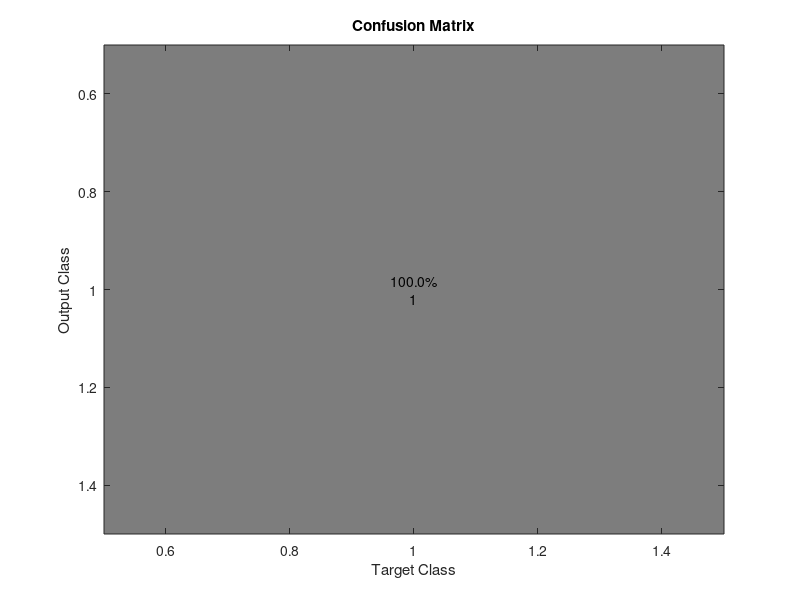

Reproduce this figure in MATLAB. (Note: this script raises an error after producing the figure.)
function plotConfMat(varargin)
%PLOTCONFMAT plots the confusion matrix with colorscale, absolute numbers
%   and precision normalized percentages
%
%   usage: 
%   PLOTCONFMAT(confmat) plots the confmat with integers 1 to n as class labels
%   PLOTCONFMAT(confmat, labels) plots the confmat with the specified labels
%
%   Vahe Tshitoyan
%   20/08/2017
%
%   Arguments
%   confmat:            a square confusion matrix
%   labels (optional):  vector of class labels

% number of arguments
switch (nargin)
    case 0
       confmat = 1;
       labels = {'1'};
    case 1
       confmat = varargin{1};
       labels = 1:size(confmat, 1);
    otherwise
       confmat = varargin{1};
       labels = varargin{2};
end

confmat(isnan(confmat))=0; % in case there are NaN elements
numlabels = size(confmat, 1); % number of labels

% calculate the percentage accuracies
confpercent = 100*confmat./repmat(sum(confmat, 1),numlabels,1);

% plotting the colors
imagesc(confpercent);
title('Confusion Matrix');
ylabel('Output Class'); xlabel('Target Class');

% set the colormap
colormap(flipud(gray));

% Create strings from the matrix values and remove spaces
textStrings = num2str([confpercent(:), confmat(:)], '%.1f%%\n%d\n');
textStrings = strtrim(cellstr(textStrings));

% Create x and y coordinates for the strings and plot them
[x,y] = meshgrid(1:numlabels);
hStrings = text(x(:),y(:),textStrings(:), ...
    'HorizontalAlignment','center');

% Get the middle value of the color range
midValue = mean(get(gca,'CLim'));

% Choose white or black for the text color of the strings so
% they can be easily seen over the background color
textColors = repmat(confpercent(:) > midValue,1,3);
set(hStrings,{'Color'},num2cell(textColors,2));

% Setting the axis labels
set(gca,'XTick',1:numlabels,...
    'XTickLabel',labels,...
    'YTick',1:numlabels,...
    'YTickLabel',labels,...
    'TickLength',[0 0]);
end